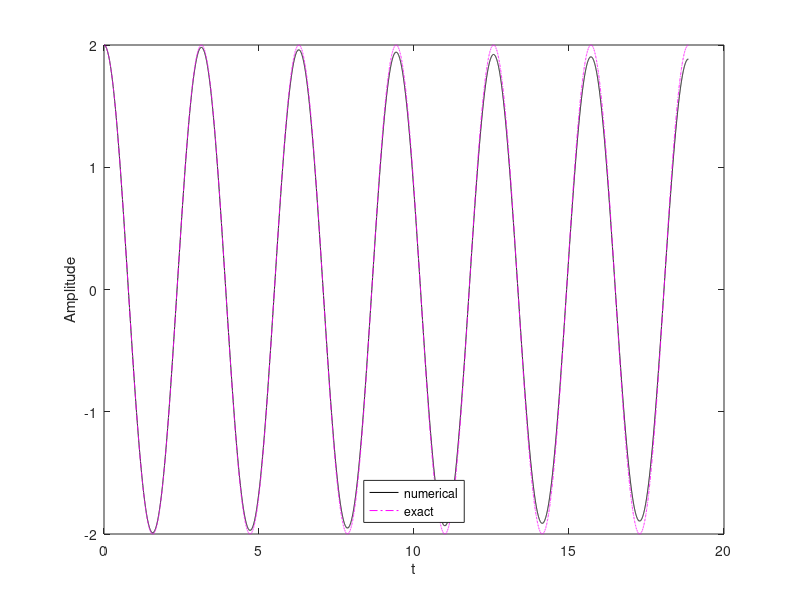

MATLAB code to generate this figure:
omega=2;
P=2*pi/omega;
%dt=P/20;
dt=P/2000;
T=6*P;
N_t=floor(round(T/dt));
t=linspace(0, N_t*dt, N_t+1);
u=zeros(N_t+1, 1);
v=zeros(N_t+1, 1);
% Initial condition
x_0=2;
u(1)=x_0;
v(1)=0;
% Step equations forward in time
for n=2:N_t+1
    u(n)=(1.0/(1+(dt*omega)^2))*(dt*v(n-1)+ u(n-1));
    v(n)=(1.0/(1+(dt*omega)^2))*(-dt*omega^2*u(n-1)+v(n-1));
end
plot(t, u, 'k-', t, x_0*cos(omega*t), 'm-.');
legend('numerical', 'exact', 'Location', 'south');
xlabel('t');
ylabel('Amplitude');
